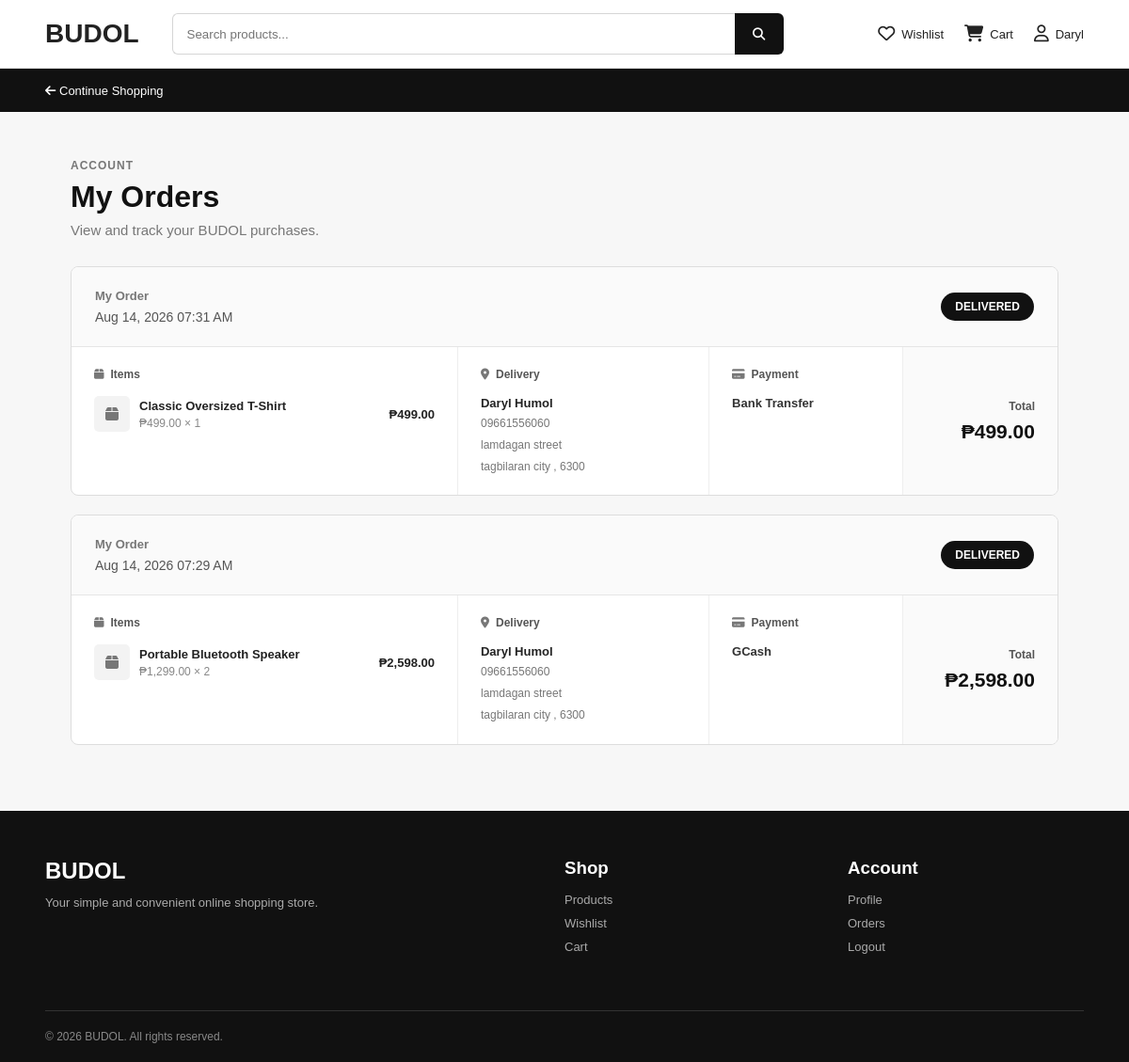
The app's page /BUDOL/orders.php (signed in) with its own data.
### tables this page shows
CREATE TABLE `orders` (
  `id` int(11) NOT NULL,
  `user_id` int(11) NOT NULL,
  `total_amount` decimal(10,2) NOT NULL,
  `status` enum('Pending','Processing','Shipped','Delivered','Cancelled') DEFAULT 'Pending',
  `shipping_address` text NOT NULL,
  `created_at` timestamp NOT NULL DEFAULT current_timestamp(),
  `full_name` varchar(150) NOT NULL DEFAULT '',
  `phone` varchar(30) NOT NULL DEFAULT '',
  `address` text NOT NULL,
  `city` varchar(100) NOT NULL DEFAULT '',
  `postal_code` varchar(20) NOT NULL DEFAULT '',
  `payment_method` varchar(50) NOT NULL DEFAULT 'Cash on Delivery'
);

CREATE TABLE `order_items` (
  `id` int(11) NOT NULL,
  `order_id` int(11) NOT NULL,
  `product_id` int(11) NOT NULL,
  `quantity` int(11) NOT NULL,
  `price` decimal(10,2) NOT NULL
);

CREATE TABLE `products` (
  `id` int(11) NOT NULL,
  `category_id` int(11) NOT NULL,
  `name` varchar(150) NOT NULL,
  `description` text DEFAULT NULL,
  `price` decimal(10,2) NOT NULL,
  `stock` int(11) DEFAULT 0,
  `image` varchar(255) DEFAULT NULL,
  `created_at` timestamp NOT NULL DEFAULT current_timestamp()
);

### BUDOL/orders.php (the view, shortened to what this page needs)
<?php
require_once "backend/config.php";
$user_id = (int) $_SESSION["user_id"];
$sql = "
    SELECT
        id,
        full_name,
        phone,
        address,
        city,
        postal_code,
        payment_method,
        total_amount,
        status,
        created_at
    FROM orders
    WHERE user_id = ?
    ORDER BY created_at DESC
";
$stmt = mysqli_prepare(
    $conn,
    $sql
);
mysqli_stmt_bind_param(
    $stmt,
    "i",
    $user_id
);
mysqli_stmt_execute($stmt);
$result = mysqli_stmt_get_result(
    $stmt
);
$orders = [];
while (
    $order = mysqli_fetch_assoc($result)
) {
    $order_id =
        (int) $order["id"];
    $items_sql = "
        SELECT
            order_items.id,
            order_items.product_id,
            order_items.price,
            order_items.quantity,
            products.name AS product_name
        FROM order_items
        INNER JOIN products
            ON order_items.product_id = products.id
        WHERE order_items.order_id = ?
        ORDER BY order_items.id ASC
    ";
    $items_stmt = mysqli_prepare(
        $conn,
        $items_sql
    );
    mysqli_stmt_bind_param(
        $items_stmt,
        "i",
        $order_id
    );
    mysqli_stmt_execute(
        $items_stmt
    );
    $items_result =
        mysqli_stmt_get_result(
            $items_stmt
        );
    $items = [];
    while (
        $item = mysqli_fetch_assoc(
            $items_result
        )
    ) {
        $items[] = $item;
    }
    $order["items"] = $items;
    $orders[] = $order;
}
?>
<!DOCTYPE html>
<html lang="en">
<head>
    <link
        rel="stylesheet"
        href="https://cdnjs.cloudflare.com/ajax/libs/font-awesome/6.5.2/css/all.min.css"
    >
    <link
        rel="stylesheet"
        href="assets/css/products.css"
    >
    <link
        rel="stylesheet"
        href="assets/css/orders.css"
    >
</head>
<body>
<header class="main-header">
    <div class="header-container">
        <a
            href="index.php"
            class="logo"
        >
            BUDOL
        </a>
        <form
            action="products.php"
            method="GET"
            class="search-bar"
        >
            <input
                type="text"
                name="search"
                placeholder="Search products..."
            >
            <button type="submit">
                <i class="fa-solid fa-magnifying-glass"></i>
            </button>
        </form>
        <nav class="header-actions">
            <a
                href="wishlist.php"
                class="header-action"
            >
                <i class="fa-regular fa-heart"></i>
                <span>
                    Wishlist
                </span>
            </a>
            <a
                href="cart.php"
                class="header-action"
            >
                <i class="fa-solid fa-cart-shopping"></i>
                <span>
                    Cart
                </span>
            </a>
            <a
                href="profile.php"
                class="header-action"
            >
                <i class="fa-regular fa-user"></i>
                <span>
                    <?php
                    echo htmlspecialchars(
                        $_SESSION["first_name"] ?? "Account"
                    );
                    ?>
                </span>
            </a>
        </nav>
    </div>
</header>
<nav class="category-nav">
    <div class="category-container">
        <a href="products.php">
            <i class="fa-solid fa-arrow-left"></i>
            Continue Shopping
        </a>
    </div>
</nav>
<main class="orders-page">
    <div class="orders-container">
        <div class="orders-title">
            <p class="section-label">
                ACCOUNT
            </p>
            <h1>
                My Orders
            </h1>
            <p>
                View and track your BUDOL purchases.
            </p>
        </div>
        <?php if (count($orders) > 0): ?>
            <div class="orders-list">
                <?php foreach (
                    $orders as $order
                ): ?>
                    <article class="order-card">
                        <div class="order-card-header">
                            <div>
                                <span class="order-label">
                                    My Order
                                </span>
                                <div class="order-date">
                                    <?php
                                    echo date(
                                        "M d, Y h:i A",
                                        strtotime(
                                            $order["created_at"]
                                        )
                                    );
                                    ?>
                                </div>
                            </div>
                            <span
                                class="order-status status-<?php echo strtolower(
                                    $order["status"]
                                ); ?>"
                            >
                                <?php
                                echo htmlspecialchars(
                                    $order["status"]
                                );
                                ?>
                            </span>
                        </div>
                        <div class="order-card-content">
                            <div class="order-section">
                                <div class="order-section-title">
                                    <i class="fa-solid fa-box"></i>
                                    Items
                                </div>
                                <div class="order-items-list">
                                    <?php if (
                                        count(
                                            $order["items"]
                                        ) > 0
                                    ): ?>
                                        <?php foreach (
                                            $order["items"] as $item
                                        ): ?>
                                            <div class="order-item-row">
                                                <div class="order-item-icon">
                                                    <i class="fa-solid fa-box"></i>
                                                </div>
                                                <div class="order-item-info">
                                                    <strong>
                                                        <?php
                                                        echo htmlspecialchars(
                                                            $item["product_name"]
                                                        );
                                                        ?>
                                                    </strong>
                                                    <span>
                                                        ₱<?php
                                                        echo number_format(
                                                            (float)
                                                            $item["price"],
                                                            2
                                                        );
                                                        ?>
                                                        ×
                                                        <?php
                                                        echo (int)
                                                            $item["quantity"];
                                                        ?>
                                                    </span>
                                                </div>
                                                <strong class="order-item-total">
                                                    ₱<?php
                                                    echo number_format(
                                                        (float)
                                                        $item["price"]
                                                        *
                                                        (int)
                                                        $item["quantity"],
                                                        2
                                                    );
                                                    ?>
                                                </strong>
                                            </div>
                                        <?php endforeach; ?>
                                    <?php else: ?>
                                        <div class="order-no-items">
                                            No items found.
                                        </div>
                                    <?php endif; ?>
                                </div>
                            </div>
                            <div class="order-section">
                                <div class="order-section-title">
                                    <i class="fa-solid fa-location-dot"></i>
                                    Delivery
                                </div>
                                <div class="delivery-info">
                                    <strong>
                                        <?php
                                        echo htmlspecialchars(
                                            $order["full_name"]
                                        );
                                        ?>
                                    </strong>
                                    <span>
                                        <?php
                                        echo htmlspecialchars(
                                            $order["phone"]
                                        );
                                        ?>
                                    </span>
                                    <span>
                                        <?php
                                        echo htmlspecialchars(
                                            $order["address"]
                                        );
                                        ?>
                                    </span>
                                    <span>
                                        <?php
                                        echo htmlspecialchars(
                                            $order["city"]
                                        );
                                        ?>
                                        ,
                                        <?php
                                        echo htmlspecialchars(
                                            $order["postal_code"]
                                        );
                                        ?>
                                    </span>
                                </div>
                            </div>
                            <div class="order-section">
                                <div class="order-section-title">
                                    <i class="fa-solid fa-credit-card"></i>
                                    Payment
                                </div>
                                <div class="payment-info">
                                    <?php
                                    echo htmlspecialchars(
                                        $order["payment_method"]
                                    );
                                    ?>
                                </div>
                            </div>
                            <div class="order-section order-total-section">
                                <div class="order-section-title">
                                    Total
                                </div>
                                <strong class="order-grand-total">
                                    ₱<?php
                                    echo number_format(
                                        (float)
                                        $order["total_amount"],
                                        2
                                    );
                                    ?>
                                </strong>
                            </div>
                        </div>
                    </article>
                <?php endforeach; ?>
            </div>
        <?php endif; ?>
    </div>
</main>
<footer class="main-footer">
    <div class="footer-container">
        <div>
            <h2>
                BUDOL
            </h2>
            <p>
                Your simple and convenient
                online shopping store.
            </p>
        </div>
        <div>
            <h3>
                Shop
            </h3>
            <a href="products.php">
                Products
            </a>
            <a href="wishlist.php">
                Wishlist
            </a>
            <a href="cart.php">
                Cart
            </a>
        </div>
        <div>
            <h3>
                Account
            </h3>
            <a href="profile.php">
                Profile
            </a>
            <a href="orders.php">
                Orders
            </a>
            <a href="logout.php">
                Logout
            </a>
        </div>
    </div>
    <div class="footer-bottom">
        &copy;
        <?php
        echo date("Y");
        ?>
        BUDOL. All rights reserved.
    </div>
</footer>
</body>
</html>

### records on screen
orders: created_at "Aug 14, 2026 07:31 AM", status "DELIVERED", full_name "Daryl Humol", phone "09661556060", address "lamdagan street", city "tagbilaran city", postal_code "6300", payment_method "Bank Transfer", total_amount "499.00"
order_items: product.name "Classic Oversized T-Shirt", price "499.00", quantity "1"
orders: created_at "Aug 14, 2026 07:29 AM", status "DELIVERED", full_name "Daryl Humol", phone "09661556060", address "lamdagan street", city "tagbilaran city", postal_code "6300", payment_method "GCash", total_amount "2,598.00"
order_items: product.name "Portable Bluetooth Speaker", price "1,299.00", quantity "2", price+quantity "2,598.00"

### other values on screen
$_SESSION["first_name"] "Daryl"
